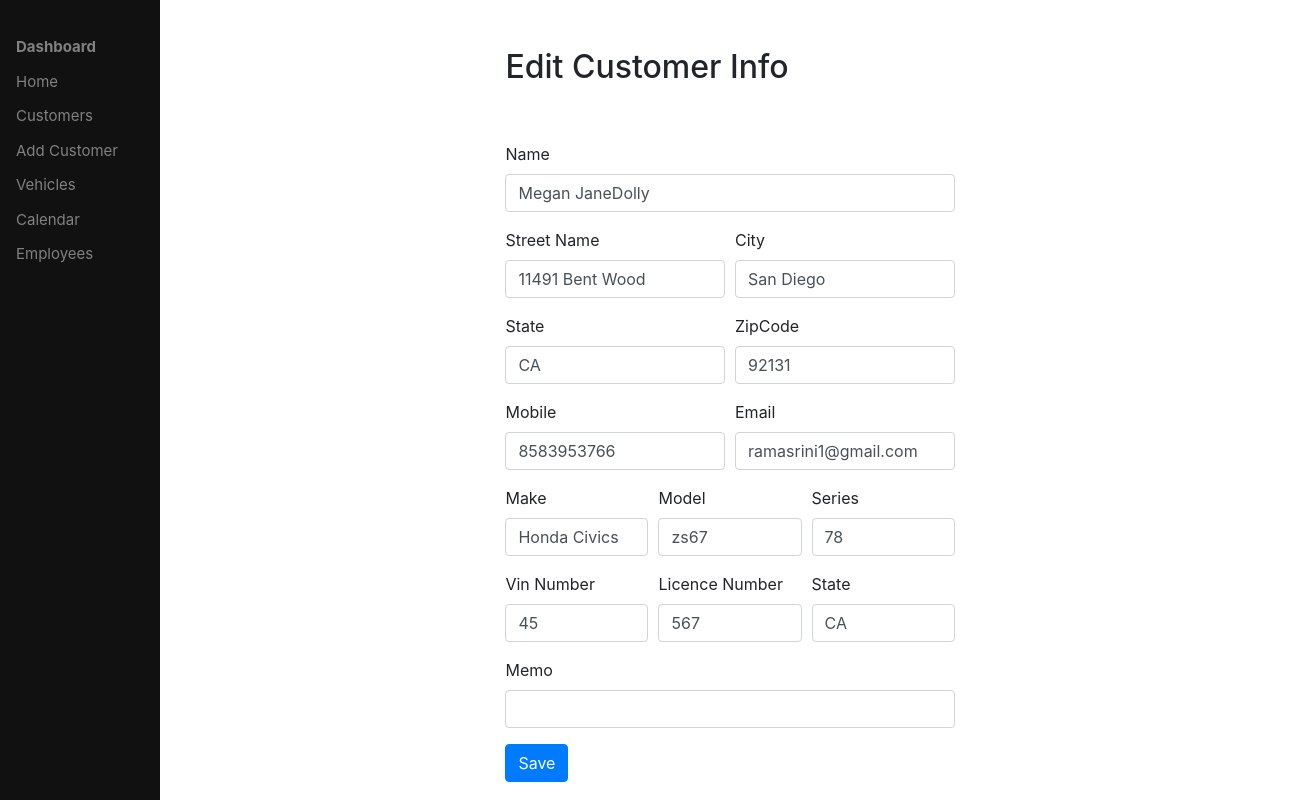
The page /customer/13/edit (signed in) on the database its author committed.
### management/models.py (models this page shows, shortened)
class Customer(models.Model):
    name    =   models.CharField(max_length=100)
    street  =   models.CharField(max_length=100, null=True)
    city    =   models.CharField(max_length=20, null=True)
    state1  =   models.CharField(max_length=20, null=True)
    zipcode =   models.CharField(max_length=15, null=True)
    mobile  =   models.CharField(max_length=15)
    email   =   models.CharField(max_length=20)
    make    =   models.CharField(max_length=20, null=True)
    model   =   models.CharField(max_length=20, null=True)
    series  =   models.CharField(max_length=20, null=True)
    vin     =   models.CharField(max_length=20, null=True)
    lic     =   models.CharField(max_length=20, null=True)
    state   =   models.CharField(max_length=20, null=True)
    memo    =   models.TextField(max_length=100, blank=True)

### management/views.py (the view, shortened to what this page needs)
# urls.py: path('customer/<int:customer_pk>/edit', views.editcustomer, name='editcustomer'),
@login_required
def editcustomer(request, customer_pk):
    customer = get_object_or_404(Customer, pk=customer_pk)
    if request.method == 'GET':
      return render(request, 'management/editcustomer.html', {'customer':customer})

### management/templates/management/editcustomer.html (shortened to what this page needs)
{% extends "management/sidebar.html" %}
{% block content %}
    <div class="row justify-content-center mt-5">
        <div class="col-md-5">
            <h2>Edit Customer Info</h2>
        </div>
    </div>
    <div class="row justify-content-center mt-5">
        <div class="col-md-5">
            <form method="POST">
                <div class="form-row">
                    <div class="form-group col-md-12">
                        <label for="name">Name</label>
                        <input type="text" name="name" value="{{customer.name}}" class="form-control" id="name" required>
                    </div>
                </div>
                <div class="form-row">
                    <div class="form-group col-md-6">
                        <label for="street">Street Name</label>
                        <input type="text" name="street" value="{{customer.street}}" class="form-control" id="street" required>
                    </div>
                    <div class="form-group col-md-6">
                        <label for="city">City</label>
                        <input type="text" name="city" value="{{customer.city}}" class="form-control" id="city" required>
                    </div>
                </div>
                <div class="form-row">
                    <div class="form-group col-md-6">
                        <label for="state1">State</label>
                        <input type="text" name="state1" value="{{customer.state1}}" class="form-control" id="state1" required>
                    </div>
                    <div class="form-group col-md-6">
                        <label for="zipcode">ZipCode</label>
                        <input type="text" name="zipcode" value="{{customer.zipcode}}" class="form-control" id="zipcode" required>
                    </div>
                </div>
                <div class="form-row">
                    <div class="form-group col-md-6">
                    <label for="mobile">Mobile</label>
                    <input type="text" name="mobile" value="{{customer.mobile}}" class="form-control" id="mobile">
                    </div>
                    <div class="form-group col-md-6">
                    <label for="email">Email</label>
                    <input type="text" name="email" value="{{customer.email}}" class="form-control" id="email">
                    </div>
                </div>
                <div class="form-row">
                    <div class="form-group col-md-4">
                        <label for="make">Make</label>
                        <input type="text" name="make" value="{{customer.make}}" class="form-control" id="make">
                    </div>
                    <div class="form-group col-md-4">
                        <label for="model">Model</label>
                        <input type="text" name="model" value="{{customer.model}}" class="form-control" id="model">
                    </div>
                    <div class="form-group col-md-4">
                        <label for="series">Series</label>
                        <input type="text" name="series" value="{{customer.series}}" class="form-control" id="series">
                    </div>
                </div>
                <div class="form-row">
                    <div class="form-group col-md-4">
                        <label for="vin">Vin Number</label>
                        <input type="text" name="vin" value="{{customer.vin}}" class="form-control" id="vin">
                    </div>
                    <div class="form-group col-md-4">
                        <label for="lic">Licence Number</label>
                        <input type="text" name="lic" value="{{customer.lic}}" class="form-control" id="lic">
                    </div>
                    <div class="form-group col-md-4">
                        <label for="state">State</label>
                        <input type="text" name="state" value="{{customer.state}}" class="form-control" id="state">
                    </div>
                </div>
                <div class="form-row">
                    <div class="form-group col-md-12">
                        <label for="memo">Memo</label>
                        <input type="text" name="memo" value="{{customer.memo}}" class="form-control" id="memo" ></textarea>
                    </div>
                </div>
                <button type="submit" class="btn btn-primary">Save</button>
            </form>
        </div>
    </div>
{% endblock %}

### rows shown on the page
Customer: name "Megan JaneDolly", street "11491 Bent Wood", city "San Diego", state1 "CA", zipcode "92131", mobile "8583953766", email "ramasrini1@gmail.com", make "Honda Civics", model "zs67", series "78", vin "45", lic "567", state "CA"
